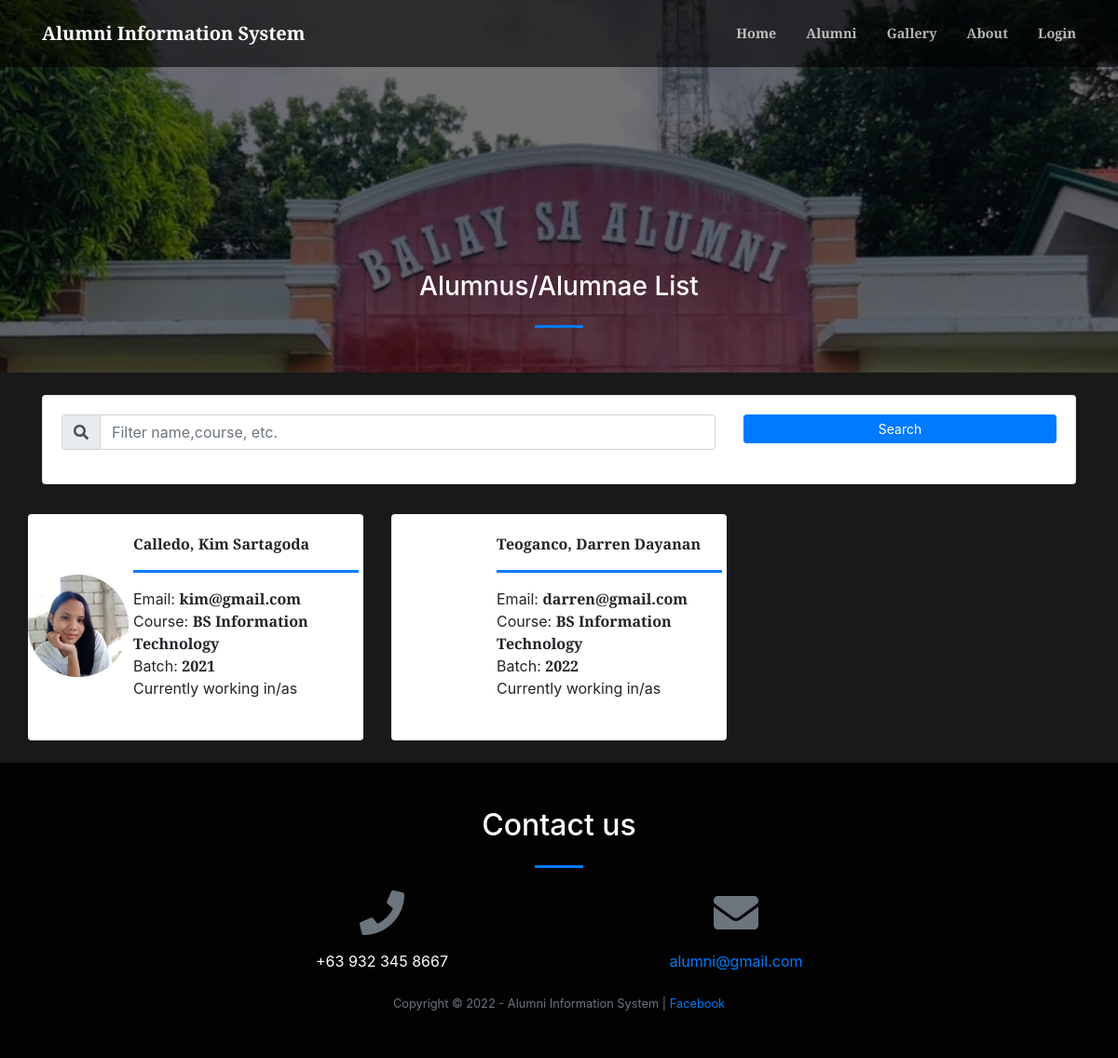
The app's page /index.php?page=alumni_list with its own data.
### tables this page shows
CREATE TABLE `alumnus_bio` (
  `id` int(30) NOT NULL,
  `firstname` varchar(200) NOT NULL,
  `middlename` varchar(200) NOT NULL,
  `lastname` varchar(200) NOT NULL,
  `gender` varchar(10) NOT NULL,
  `batch` year(4) NOT NULL,
  `course_id` int(30) NOT NULL,
  `email` varchar(250) NOT NULL,
  `connected_to` text NOT NULL,
  `avatar` text NOT NULL,
  `status` tinyint(1) NOT NULL DEFAULT 0 COMMENT '0= Unverified, 1= Verified',
  `date_created` date NOT NULL DEFAULT current_timestamp()
);

CREATE TABLE `courses` (
  `id` int(30) NOT NULL,
  `course` text NOT NULL,
  `about` text NOT NULL
);

### alumni_list.php (the view, shortened to what this page needs)
<?php
include 'admin/db_connect.php';
?>
        <header class="masthead">
            <div class="container-fluid h-100">
                <div class="row h-100 align-items-center justify-content-center text-center">
                    <div class="col-lg-8 align-self-end mb-4 page-title">
                        <h3 class="text-white">Alumnus/Alumnae List</h3>
                        <hr class="divider my-4" />
                    </div>
                </div>
            </div>
        </header>
        	<div class="container">
        		<div class="card mb-4 mt-4">
		        <div class="card-body">
		            <div class="row">
		                <div class="col-md-8">
		                    <div class="input-group mb-3">
		                      <div class="input-group-prepend">
		                        <span class="input-group-text" id="filter-field"><i class="fa fa-search"></i></span>
		                      </div>
		                      <input type="text" class="form-control" id="filter" placeholder="Filter name,course, etc." aria-label="Filter" aria-describedby="filter-field">
		                    </div>
		                </div>
		                <div class="col-md-4">
		                    <button class="btn btn-primary btn-block btn-sm" id="search">Search</button>
		                </div>
		            </div>
		        </div>
		    </div>
        	</div>
            <div class="container-fluid mt-3 pt-2">
                <div class="row-items">
                <div class="col-lg-12">
                    <div class="row">
                <?php
                $fpath = 'admin/assets/uploads';
                $alumni = $conn->query("SELECT a.*,c.course,Concat(a.lastname,', ',a.firstname,' ',a.middlename) as name from alumnus_bio a inner join courses c on c.id = a.course_id order by Concat(a.lastname,', ',a.firstname,' ',a.middlename) asc");
                while($row = $alumni->fetch_assoc()):
                ?>
                <div class="col-md-4 item">
                <div class="card alumni-list" data-id="<?php echo $row['id'] ?>">
                        <div class="alumni-img" card-img-top>
                            <img src="<?php echo $fpath.'/'.$row['avatar'] ?>" alt="">
                        </div>
                    <div class="card-body">
                        <div class="row align-items-center h-100">
                            <div class="">
                                <div>
                                <p class="filter-txt"><b><?php echo $row['name'] ?></b></p>
                                <hr class="divider w-100" style="max-width: calc(100%)">
                                <p class="filter-txt">Email: <b><?php echo $row['email'] ?></b></p>
                                <p class="filter-txt">Course: <b><?php echo $row['course'] ?></b></p>
                                <p class="filter-txt">Batch: <b><?php echo $row['batch'] ?></b></p>
                                <p class="filter-txt">Currently working in/as <b><?php echo $row['connected_to'] ?></b></p>
                                    <br>
                                </div>
                            </div>
                        </div>
                    </div>
                </div>
                <br>
                </div>
                <?php endwhile; ?>
                </div>
                </div>
                </div>
            </div>

### alumni_list.php (style rules this page uses)
.alumni-list { cursor: pointer; border: unset; flex-direction: inherit; }
.alumni-img { width: calc(30%); max-height: 30vh; display: flex; align-items: center; justify-content: center; }
.alumni-list .card-body { width: calc(70%); }
.alumni-img img { border-radius: 100%; max-height: calc(100%); max-width: calc(100%); }
header.masthead,header.masthead:before { min-height: 50vh !important; height: 50vh !important }
.row-items { position: relative; }
.masthead { min-height: 23vh !important; height: 23vh !important; }
.masthead:before { min-height: 23vh !important; height: 23vh !important; }
.alumni-list p { margin:unset; }

### records on screen
alumnus_bio: avatar (picture), name "Calledo, Kim Sartagoda", email "kim@gmail.com", course.course "BS Information Technology", batch "2021"
alumnus_bio: name "Teoganco, Darren Dayanan", email "darren@gmail.com", course.course "BS Information Technology", batch "2022"

### other values on screen
$_SESSION['system']['name'] "Alumni Information System"
$_SESSION['system']['contact'] "+63 932 345 8667"
$_SESSION['system']['email'] "alumni@gmail.com"
